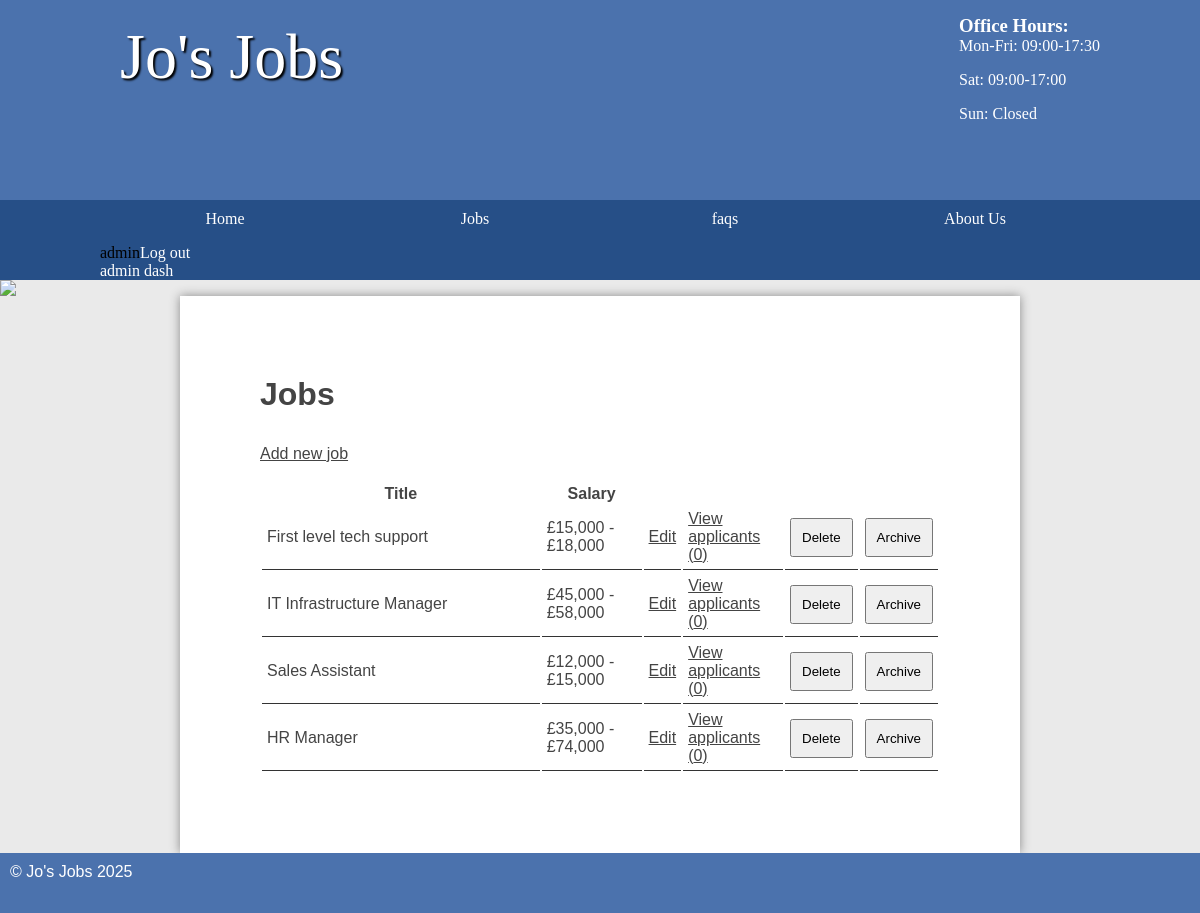
Screenshot of /websites/jobs/public/index.php?page=jobs.php (signed in) with the database file from the repository.
### tables this page shows
CREATE TABLE `job` (
  `id` int(11) NOT NULL,
  `title` varchar(45) DEFAULT NULL,
  `description` longblob DEFAULT NULL,
  `salary` varchar(45) DEFAULT NULL,
  `closingDate` date DEFAULT NULL,
  `categoryId` int(11) DEFAULT NULL,
  `location` varchar(255) DEFAULT NULL,
  `archived` tinyint(1) NOT NULL DEFAULT 0
);

### websites/jobs/public/function/loadtemplate.php (called while the page is built, shortened)
<?php
function loadTemplate($filename, $tempVars){
	extract($tempVars);
	require $filename;
	$content = ob_get_clean();
	return $content;
}

### websites/jobs/public/pages/jobs.php (called while the page is built, shortened)
<?php
$jobs = new DatabaseTable('job');
$app = new DatabaseTable('applicants');
$st = $jobs->findAll();
    $content = loadTemplate('./templates/jobs_template.php', ['stmt' => $st,'app'=>$app]);

### websites/jobs/public/classes/databasetable.php (called while the page is built, shortened)
<?php
class DatabaseTable
{
	public $table;
	public function __construct($table)
	{
		$this->table = $table;
	}
	function findAll()
	{
		global $pdo;
		$stmt = $pdo->prepare("SELECT * FROM $this->table");
		$stmt->execute();
		return $stmt;
	}
	function count($field, $value)
	{
		global $pdo;
		$stmt = $pdo->prepare("SELECT count(*) as count FROM $this->table  WHERE $field  = :value");
		$criteria = [
			'value' => $value
		];
		$stmt->execute($criteria);
		return $stmt;
	}
}

### websites/jobs/public/templates/jobs_template.php (the view)
<section class="right">
    <?php
    if (isset($_SESSION['id'])) {
        ?>
        <h2>Jobs</h2>
        <a class="new" href="index.php?page=addjob.php">Add new job</a>
        <?php
        echo '<table>';
        echo '<thead>';
        echo '<tr>';
        echo '<th>Title</th>';
        echo '<th style="width: 15%">Salary</th>';
        echo '<th style="width: 5%">&nbsp;</th>';
        echo '<th style="width: 15%">&nbsp;</th>';
        echo '<th style="width: 5%">&nbsp;</th>';
        echo '<th style="width: 5%">&nbsp;</th>';
        echo '</tr>';
        echo '</thead>';
        echo '<tbody>';
        foreach ($stmt as $job) {
            $app = new DatabaseTable('applicants');
            $mt = $app->count('jobId', $job['id']);
            $applicantCount = $mt->fetch();
            echo '<tr>';
            echo '<td>' . $job['title'] . '</td>';
            echo '<td>' . $job['salary'] . '</td>';
            echo '<td><a style="float: right" href="index.php?page=editjob.php&id=' . $job['id'] . '">Edit</a></td>';
            echo '<td><a style="float: right" href="index.php?page=applicants.php&id=' . $job['id'] . '">View applicants (' . $applicantCount['count'] . ')</a></td>';
            echo '<td><form method="post" action="index.php?page=deletejob.php">
            <input type="hidden" name="id" value="' . $job['id'] . '" />
            <input type="submit" name="submit" value="Delete" />
            </form></td>';
            echo '<td><form method="post" action="index.php?page=archivejob.php">
            <input type="hidden" name="archive_job_id" value="' . $job['id'] . '" />
            <input type="submit" name="archive_submit" value="Archive" />
            </form></td>';
            echo '</tr>';
        }
        echo '</tbody>';
        echo '</table>';
    } else {
        require './templates/login_template.php';
    }
    ?>
</section>

### websites/jobs/public/css/styles.css (style rules this page uses)
* { margin: 0; padding: 0; }
html { font-family: 'Oxygen-Regular', verdana, sans-serif; }
body { background-color: #eaeaea; }
main a { color: #333; }
main h2 { font-size:2em; }
p, li, h2 { margin-bottom: 1em; }
form select, form label, form input, form textarea { float: left; width: 200px; padding: 10px; margin-top: 20px; }
input[type="submit"] { clear: both; margin-left: 220px; width: 220px; }
section a { color: #444; }
table { width: 100%; margin-top: 20px; }
td { padding: 5px; border-bottom: 1px solid #333; }
table td input[type="submit"] { margin: 0; float: right; width: auto; padding: auto; }
.right { padding: 20px; }

### rows the page displays
job: title "First level tech support", salary "£15,000 - £18,000", count "0"
job: title "IT Infrastructure Manager", salary "£45,000 - £58,000", count "0"
job: title "Sales Assistant", salary "£12,000 - £15,000", count "0"
job: title "HR Manager", salary "£35,000 - £74,000", count "0"

### other values shown
$_SESSION['loggedin'] "admin"
